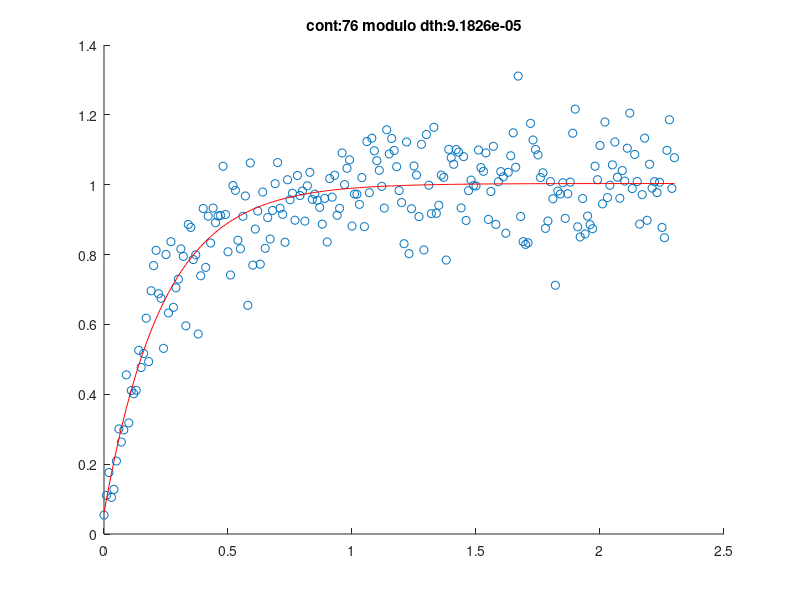

This chart was generated by the following MATLAB code:
clc
clear
close all
load ('neymar2014.mat');
load ('neymar2026.mat');

x = t2026(:);
y = y2026(:);
n = 2; %grau da função
th = zeros((n*2)-1, 1); %vetor de parametros
th(1) = (rand()*1) + 0; %param constante parece ser proximo de 2
for i = 1:n-1
    th(2*i) = (rand()*-1) +(0); %valores negativos
    th((2*i)+1) = (rand()*1) +(-1);
endfor
alfa = 0.1; %amortecimento
Dmax = 0.8; %valor de saturacao

%criando o modelo
ym = th(1);
for i=1:n-1
  ym = ym + th(2*i)*exp(th((2*i)+1).*x);
endfor

%figura para plotar
figure(3)
scatter(x,y);
hold on
h = plot(x,ym,'r');
crit = 1;
cont=0;

while crit == 1
cont=cont+1
dy = y-ym; %erro dy

%criando o jacobiano
J = x.^0;
for i = 1:n-1
J = [J exp(th((2*i)+1).*x) x.*th(2*i).*exp(th((2*i)+1).*x)]; %derivadas das exponenciais
endfor

dth = inv(J'*J)*J'*dy;

%gerando os passos
dth = alfa*dth;

for j=1:length(dth) % para cada um dos elementos
  if (abs(dth(j)) > Dmax) % se o elemento for maior que o limite
  dth(j) = Dmax*dth(j)/abs(dth(j)); % satura o módulo do elemento
  end
end
th = th + dth; %novos thetas

%reconstroi o modelo
ym = th(1);
for i=1:n-1
  ym = ym + th(2*i)*exp(th((2*i)+1).*x);
endfor

%plotando em tempo real
set(h,'YData',real(ym))
title(['cont:',num2str(cont), ' modulo dth:', num2str(norm(dth))]);
drawnow;
%pause(0.02);

%criterios de parada
if norm(dth) < 1e-4 || isnan(dth(1));
  crit = 0;
endif
endwhile

%%2014[  9.1024;
%%  -8.4544;
%%  -4.2937 ]
%%2026[  1.0037;
%%  -0.9433;
%%  -4.2443 ]
